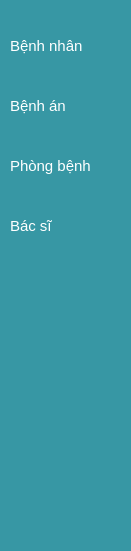
     <widget class="QWidget" name="menu_bar" native="true">
      <property name="geometry">
       <rect>
        <x>0</x>
        <y>0</y>
        <width>131</width>
        <height>551</height>
       </rect>
      </property>
      <property name="styleSheet">
       <string notr="true">background-color: #3797a4</string>
      </property>
      <widget class="QPushButton" name="patient_btn">
       <property name="geometry">
        <rect>
         <x>10</x>
         <y>30</y>
         <width>111</width>
         <height>31</height>
        </rect>
       </property>
       <property name="cursor">
        <cursorShape>PointingHandCursor</cursorShape>
       </property>
       <property name="styleSheet">
        <string notr="true">QPushButton{
	border: none;
	color: white;
	font-size: 15px;
	text-align: left;
}
QPushButton:hover{
	color: #ccc;
}
</string>
       </property>
       <property name="text">
        <string>Bệnh nhân</string>
       </property>
      </widget>
      <widget class="QPushButton" name="case_record_btn">
       <property name="geometry">
        <rect>
         <x>10</x>
         <y>90</y>
         <width>111</width>
         <height>31</height>
        </rect>
       </property>
       <property name="cursor">
        <cursorShape>PointingHandCursor</cursorShape>
       </property>
       <property name="styleSheet">
        <string notr="true">QPushButton{
	border: none;
	color: white;
	font-size: 15px;
	text-align: left;
}
QPushButton:hover{
	color: #ccc;
}
</string>
       </property>
       <property name="text">
        <string>Bệnh án</string>
       </property>
      </widget>
      <widget class="QPushButton" name="room_btn">
       <property name="geometry">
        <rect>
         <x>10</x>
         <y>150</y>
         <width>111</width>
         <height>31</height>
        </rect>
       </property>
       <property name="cursor">
        <cursorShape>PointingHandCursor</cursorShape>
       </property>
       <property name="styleSheet">
        <string notr="true">QPushButton{
	border: none;
	color: white;
	font-size: 15px;
	text-align: left;
}
QPushButton:hover{
	color: #ccc;
}
</string>
       </property>
       <property name="text">
        <string>Phòng bệnh</string>
       </property>
      </widget>
      <widget class="QPushButton" name="doctor_btn">
       <property name="geometry">
        <rect>
         <x>10</x>
         <y>210</y>
         <width>111</width>
         <height>31</height>
        </rect>
       </property>
       <property name="cursor">
        <cursorShape>PointingHandCursor</cursorShape>
       </property>
       <property name="styleSheet">
        <string notr="true">QPushButton{
	border: none;
	color: white;
	font-size: 15px;
	text-align: left;
}
QPushButton:hover{
	color: #ccc;
}
</string>
       </property>
       <property name="text">
        <string>Bác sĩ</string>
       </property>
      </widget>
     </widget>
